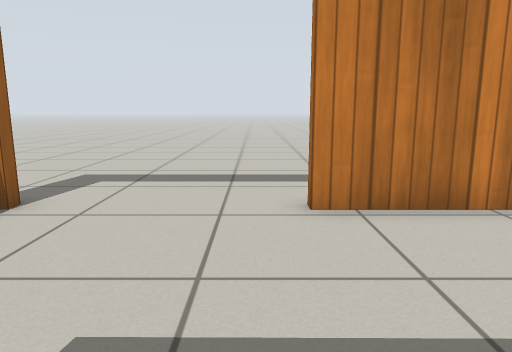
view 1 (above)

18 first-person views from a walk through a robot-simulator world made for Gazebo. The camera is 0.72 m above the floor, tilts 10° down and sees 70° across. The floor is counted in squares, 0.5 m on a side. Each view is taken from the middle of a square. On the plan, view 1 faces up. The plan holds only what a view shows up to about 16 squares ahead; the rest is blank. Simple patterns stand in for the simulator's built-in surfaces.

view 2
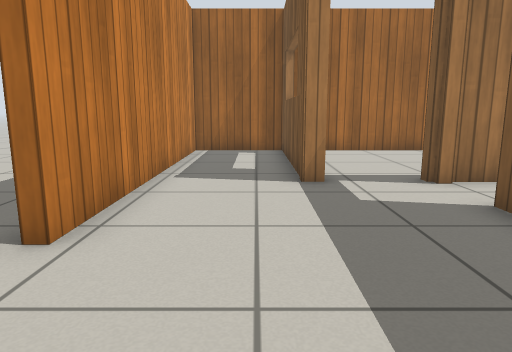

view 3
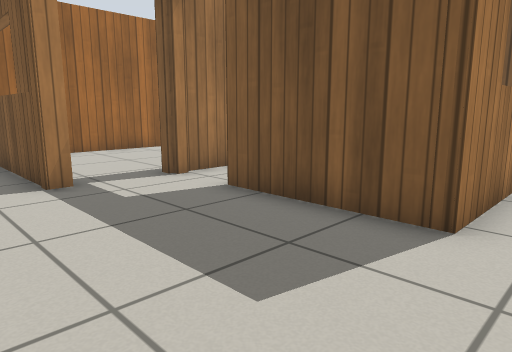

view 4
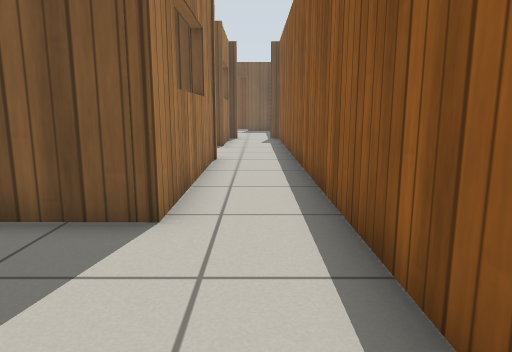

view 5
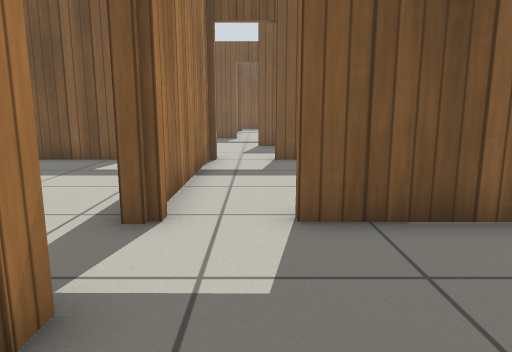

view 6
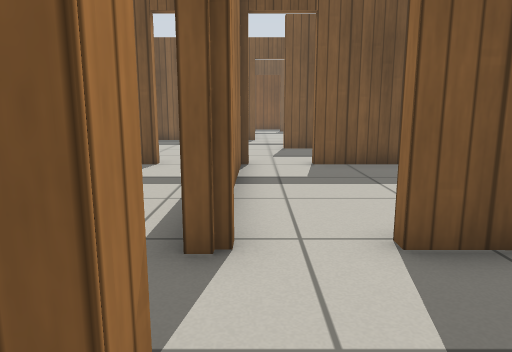

view 7
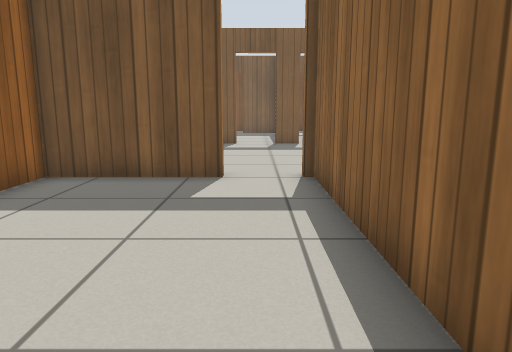

view 8
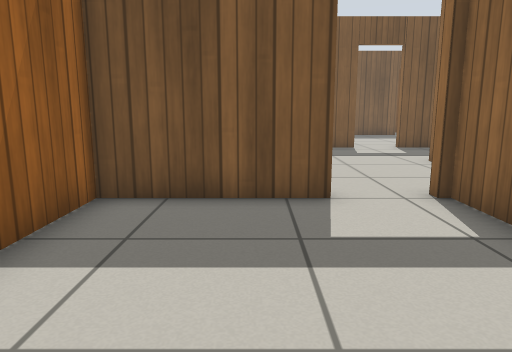

view 9
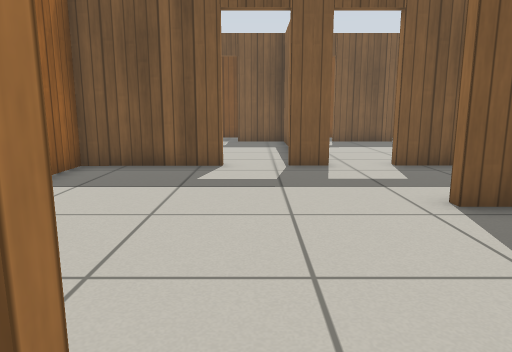

view 10
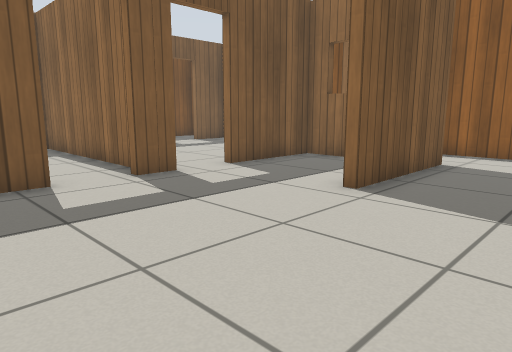

view 11
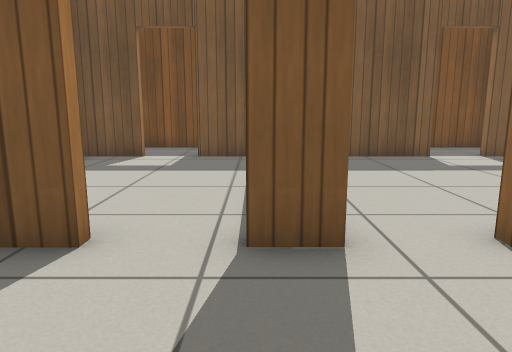

view 12
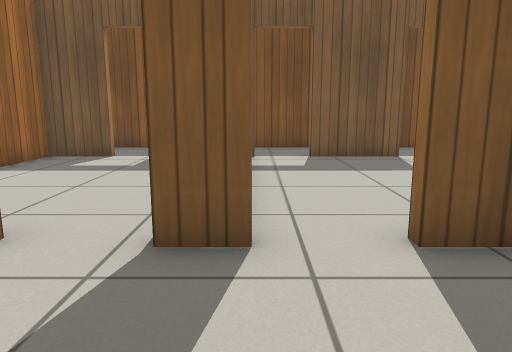

view 13
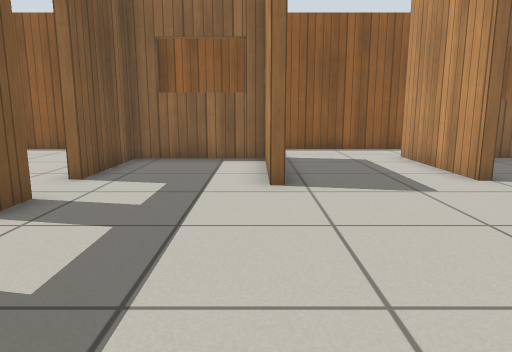

view 14
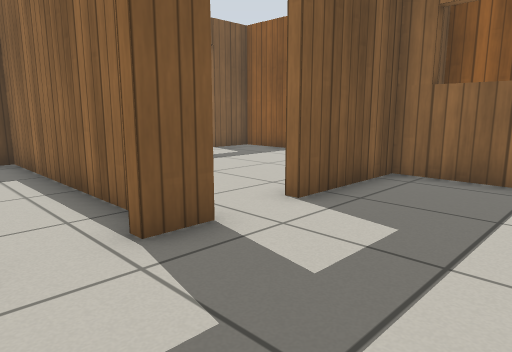

view 15
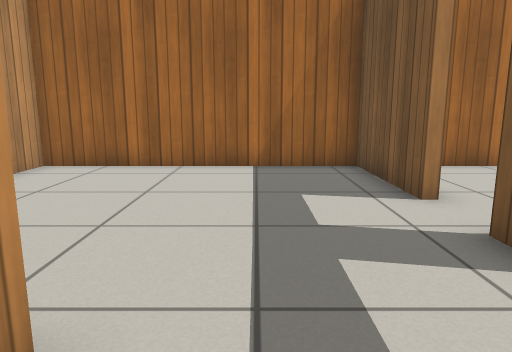

view 16
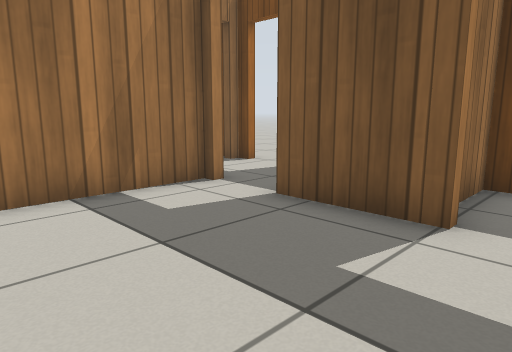

view 17
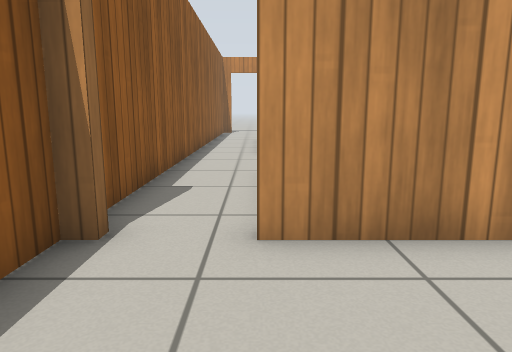

view 18
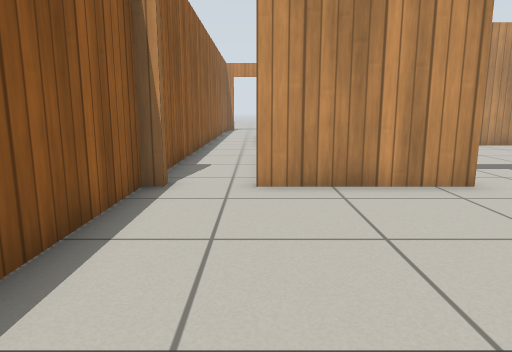

### Floor plan
Points are (right, up) in squares from view 1. A wall is a line through its corners. A room is listed if a view was taken in it or the views show most of it. See-through windows are left out.
Room 1 (views 1, 2, 3, 4, 5, 6)
walls: (4.4, 1.5) (4.4, 2.1) (10.7, 2) (10.7, 5.3) (0.8, 5.3); (-4.2, 2.5) (-4.2, -7.4); (-1.7, -7.3) (-1.7, -0.6) (2.4, -0.7)
ways out: open door at (4.2, 0) to room 2; opening at (-2.5, -8) to room 3; open door at (-1.5, 5.5)
Room 2 (views 7, 8, 9)
walls: (4.7, -0.7) (4.7, -7.1); (6.8, -7) (10.7, -7) (10.7, 1.6)
ways out: open door at (4.2, 0) to room 1
Room 3 (views 10, 11, 12, 13, 14, 15)
walls: (3, -11.7) (-1.3, -11.7) (-1.3, -15.8) (2.2, -15.8); (4, -15.7) (5.2, -15.7); (6.8, -15.7) (10.7, -15.7) (10.7, -7.3) (7.5, -7.3); (2.5, -7.3) (-1.7, -7.3); (-1.7, -11.4) (3, -11.4); (-3.8, -15.8) (-3.8, -16); (-4.2, -7.4) (-4.2, -15.8)
ways out: opening at (-2.5, -8) to room 1; opening at (-2.5, -16) to room 4; open door at (5, -16) to room 5; open door at (4.5, -7) to room 6
Room 4 (views 16, 17, 18)
walls: (-0.7, -23.8) (2.3, -23.8); (2.2, -16) (-2, -16); (4.3, -23.8) (4.3, -20); (-4.2, -16) (-4.2, -23.8) (-2.3, -23.8)
ways out: opening at (-2.5, -16) to room 3; open door at (3.5, -24) to room 7; open door at (-1.5, -24) to room 8
Room 5 (no view inside)
walls: (10.7, -19.5) (10.7, -17.9); (8.7, -23.8) (10.7, -23.7) (10.7, -21.5); (4.7, -17) (4.6, -23.8) (6.9, -23.8)
ways out: open door at (5, -16) to room 3
Room 6 (no view inside)
walls: (-1.3, -3.9) (-1.3, -4.5); (4.4, -7.1) (4.4, -0.7); (-1.2, -7) (2.5, -7)
ways out: open door at (4.5, -7) to room 3
Room 7 (no view inside)
walls: (1.7, -26.7) (4.1, -26.7); (6, -26.7) (6.5, -26.7) (6.5, -26.4)
ways out: open door at (3.5, -24) to room 4; open door at (5.5, -27); open door at (7.2, -24.8)
Room 8 (no view inside)
walls: (-4.1, -26.7) (-0.3, -26.7) (-0.3, -25.2)
ways out: open door at (-1.5, -24) to room 4

Where each view was taken, in squares from view 1:
view 1: 0 up, 0 right, facing up
view 2: 3 up, 3 left, facing right
view 3: 4 up, 3 left, facing down-right
view 4: 4 up, 3 left, facing down
view 5: 4 up, 3 right, facing down
view 6: 3 up, 4 right, facing down
view 7: 1 up, 6 right, facing down
view 8: 1 down, 8 right, facing down
view 9: 6 down, 6 right, facing down
view 10: 8 down, 9 right, facing down-left
view 11: 12 down, 5 right, facing down
view 12: 12 down, 4 right, facing down
view 13: 12 down, 10 right, facing left
view 14: 12 down, 7 right, facing down-left
view 15: 13 down, 1 right, facing right
view 16: 19 down, 2 left, facing down-right
view 17: 20 down, 2 left, facing up
view 18: 23 down, 2 left, facing up
